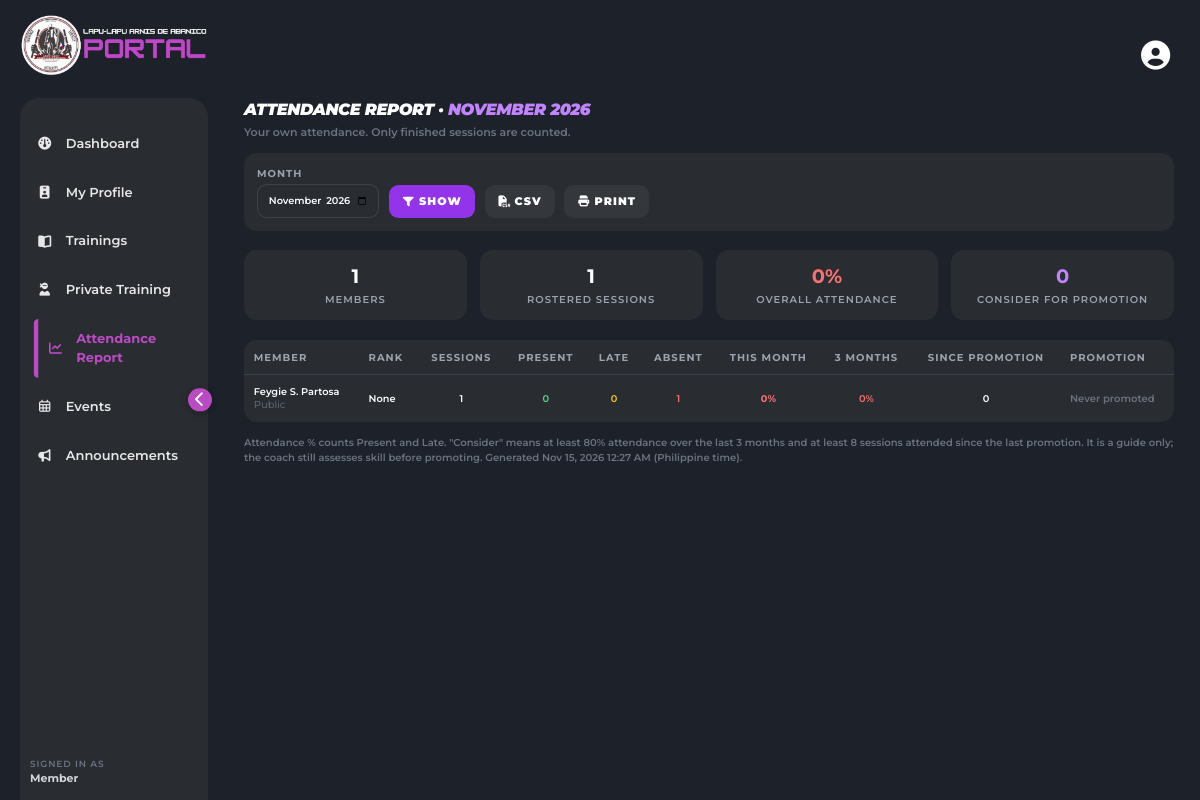
/public/attendance_report.php (signed in), run on the app's committed database.
### tables this page shows
CREATE TABLE `members` (
  `member_id` int(11) NOT NULL,
  `full_name` varchar(100) NOT NULL,
  `dob` date DEFAULT NULL,
  `email` varchar(100) DEFAULT NULL,
  `height` decimal(5,2) DEFAULT NULL,
  `weight` decimal(5,2) DEFAULT NULL,
  `contact_number` varchar(20) DEFAULT NULL,
  `address` varchar(255) DEFAULT NULL,
  `affiliated_school` varchar(150) DEFAULT NULL,
  `guardian_name` varchar(100) DEFAULT NULL,
  `guardian_contact` varchar(20) DEFAULT NULL,
  `payment_notes` varchar(255) DEFAULT NULL,
  `rank` enum('None','I. White Belt','II. Yellow Belt','III. Green Belt','IV. Blue Belt','V. Brown Belt','VI. Black Belt','1st Degree- Junior Instructor','2nd Degree- Junior Instructor','3rd Degree- Instructor','4th Degree- Instructor','5th Degree- Senior Instructor','6th Degree- Senior Instructor','7th Degree- Junior Master','8th Degree- Master','9th Degree- Senior Master','VII. Red Belt','10th Degree- Grandmaster','11th Degree- Senior Grandmaster','12th Degree- Superior Grandmaster') NOT NULL DEFAULT 'None',
  `official_rank` enum('None','I. White Belt','II. Yellow Belt','III. Green Belt','IV. Blue Belt','V. Brown Belt','VI. Black Belt','VII. Red Belt','1st Degree- Junior Instructor','2nd Degree- Junior Instructor','3rd Degree- Instructor','4th Degree- Instructor','5th Degree- Senior Instructor','6th Degree- Senior Instructor','7th Degree- Junior Master','8th Degree- Master','9th Degree- Senior Master','10th Degree- Grandmaster','11th Degree- Senior Grandmaster','12th Degree- Superior Grandmaster') NOT NULL DEFAULT 'None',
  `rank_verification_status` enum('Pending Verification','More Evidence Required','Assessment Required','Verified','Not Verified') NOT NULL DEFAULT 'Pending Verification',
  `rank_verified_by` int(11) DEFAULT NULL,
  `rank_verified_at` datetime DEFAULT NULL,
  `rank_verification_notes` text DEFAULT NULL,
  `member_type` enum('Head Coach','Coach','Player') NOT NULL DEFAULT 'Player',
  `player_category` enum('Public','Private','Mixed') NOT NULL DEFAULT 'Public',
  `training_preference` enum('Group','Private','Flexible') NOT NULL DEFAULT 'Group',
  `status` enum('Active','Inactive','On Leave') DEFAULT 'Active',
  `profile_img` varchar(255) DEFAULT NULL,
  `created_by` int(11) DEFAULT NULL,
  `updated_by` int(11) DEFAULT NULL,
  `created_at` datetime DEFAULT current_timestamp(),
  `updated_at` datetime DEFAULT current_timestamp() ON UPDATE current_timestamp(),
  `is_voided` tinyint(1) DEFAULT 0,
  `voided_at` datetime DEFAULT NULL,
  `voided_by` int(11) DEFAULT NULL,
  `void_reason` varchar(255) DEFAULT NULL,
  `face_descriptor` text DEFAULT NULL
);

### htdocs/includes/authorize.php (called while the page is built, shortened)
<?php
if (!function_exists('currentUserRole')) {
    function currentUserRole(): ?string
    {
        return isset($_SESSION['role']) ? (string)$_SESSION['role'] : null;
    }
}

### htdocs/public/attendance_report.php (the view, shortened to what this page needs)
<?php
require_once __DIR__ . '/../includes/authorize.php';
$role = currentUserRole() ?? '';
function arE($v): string
{
    return htmlspecialchars((string)$v, ENT_QUOTES | ENT_SUBSTITUTE, 'UTF-8');
}
$tz = new DateTimeZone('Asia/Manila');
$now = new DateTimeImmutable('now', $tz);
$monthRaw = isset($_GET['month']) && is_string($_GET['month']) ? $_GET['month'] : '';
$monthStart = preg_match('/^\d{4}-(0[1-9]|1[0-2])$/', $monthRaw) === 1
    ? new DateTimeImmutable($monthRaw . '-01', $tz)
    : $now->modify('first day of this month')->setTime(0, 0);
$monthEnd = $monthStart->modify('last day of this month');
$quarterStart = $monthStart->modify('-2 months');
$monthValue = $monthStart->format('Y-m');
$search = isset($_GET['q']) && is_string($_GET['q']) ? mb_substr(trim($_GET['q']), 0, 100) : '';
$rows = [];
$scopeNote = '';
try {
    $db = (new Database())->connect();
    $finished = "(t.training_date < :today1 OR (t.training_date = :today2
                  AND COALESCE(t.end_time, ADDTIME(t.start_time, '03:00:00'), '23:59:59') <= :nowtime))";
    $attended = "a.status IN ('Present', 'Late')";
    $inMonth = 't.training_date BETWEEN :ms1 AND :me1';
    $where = ['m.is_voided = 0'];
    $params = [
        ':today1' => $now->format('Y-m-d'),
        ':today2' => $now->format('Y-m-d'),
        ':nowtime' => $now->format('H:i:s'),
        ':ms1' => $monthStart->format('Y-m-d'), ':me1' => $monthEnd->format('Y-m-d'),
        ':ms2' => $monthStart->format('Y-m-d'), ':me2' => $monthEnd->format('Y-m-d'),
        ':ms3' => $monthStart->format('Y-m-d'), ':me3' => $monthEnd->format('Y-m-d'),
        ':ms4' => $monthStart->format('Y-m-d'), ':me4' => $monthEnd->format('Y-m-d'),
        ':qs1' => $quarterStart->format('Y-m-d'), ':qe1' => $monthEnd->format('Y-m-d'),
        ':qs2' => $quarterStart->format('Y-m-d'), ':qe2' => $monthEnd->format('Y-m-d'),
    ];
    if ($role === 'Member') {
        $where[] = 'm.member_id = :self';
        $params[':self'] = resolveSessionMemberId($db);
        $scopeNote = 'Your own attendance.';
    } else {
        $where[] = "(m.member_type = 'Player' OR m.member_id IN (SELECT a3.member_id FROM attendance a3 WHERE a3.is_voided = 0))";
        $scopeNote = 'All players.';
    }
    $sql = "
        SELECT m.member_id, m.full_name, m.rank, m.player_category, m.status, rh.last_promo,
               COALESCE(SUM(t.training_id IS NOT NULL AND {$inMonth}), 0) AS m_total,
               COALESCE(SUM(t.training_id IS NOT NULL AND t.training_date BETWEEN :ms2 AND :me2 AND a.status = 'Present'), 0) AS m_present,
               COALESCE(SUM(t.training_id IS NOT NULL AND t.training_date BETWEEN :ms3 AND :me3 AND a.status = 'Late'), 0) AS m_late,
               COALESCE(SUM(t.training_id IS NOT NULL AND t.training_date BETWEEN :ms4 AND :me4 AND a.status = 'Absent'), 0) AS m_absent,
               COALESCE(SUM(t.training_id IS NOT NULL AND t.training_date BETWEEN :qs1 AND :qe1), 0) AS q_total,
               COALESCE(SUM(t.training_id IS NOT NULL AND t.training_date BETWEEN :qs2 AND :qe2 AND {$attended}), 0) AS q_attended,
               COALESCE(SUM(t.training_id IS NOT NULL AND {$attended}
                            AND (rh.last_promo IS NULL OR t.training_date > DATE(rh.last_promo))), 0) AS since_promo
        FROM members m
        LEFT JOIN (SELECT member_id, MAX(promoted_at) AS last_promo FROM rank_history GROUP BY member_id) rh
               ON rh.member_id = m.member_id
        LEFT JOIN attendance a ON a.member_id = m.member_id AND a.is_voided = 0
        LEFT JOIN trainings t ON t.training_id = a.training_id AND t.is_voided = 0 AND {$finished}
        WHERE " . implode(' AND ', $where) . "
        GROUP BY m.member_id, m.full_name, m.rank, m.player_category, m.status, rh.last_promo
        ORDER BY m.full_name ASC";
    $stmt = $db->prepare($sql);
    $stmt->execute($params);
    foreach ($stmt->fetchAll(PDO::FETCH_ASSOC) ?: [] as $r) {
        $mTotal = (int)$r['m_total'];
        $qTotal = (int)$r['q_total'];
        $r['m_rate'] = $mTotal > 0 ? (int)round(((int)$r['m_present'] + (int)$r['m_late']) * 100 / $mTotal) : null;
        $r['q_rate'] = $qTotal > 0 ? (int)round((int)$r['q_attended'] * 100 / $qTotal) : null;
        $r['review'] = $r['q_rate'] !== null && $r['q_rate'] >= AR_REVIEW_MIN_RATE
            && (int)$r['since_promo'] >= AR_REVIEW_MIN_SESSIONS;
        $rows[] = $r;
    }
} catch (Throwable $e) {
    error_log('attendance_report.php error: ' . $e->getMessage());
    $loadError = 'The attendance report is not available right now. Please reload the page.';
}
$totals = ['sessions' => 0, 'attended' => 0, 'review' => 0];
foreach ($rows as $r) {
    $totals['sessions'] += (int)$r['m_total'];
    $totals['attended'] += (int)$r['m_present'] + (int)$r['m_late'];
    $totals['review'] += $r['review'] ? 1 : 0;
}
$overallRate = $totals['sessions'] > 0 ? (int)round($totals['attended'] * 100 / $totals['sessions']) : null;
$canOpenProfiles = $role !== 'Member';
$rateClass = static function (?int $rate): string {
    if ($rate === null) {
        return 'text-gray-500';
    }
    return $rate >= AR_REVIEW_MIN_RATE ? 'text-green-400' : ($rate >= 50 ? 'text-yellow-400' : 'text-red-400');
};
?>
<!DOCTYPE html>
<html lang="en" class="text-[13px]">
<head>
    <script src="https://cdn.tailwindcss.com"></script>
    <link rel="stylesheet" href="https://cdnjs.cloudflare.com/ajax/libs/font-awesome/7.0.1/css/all.min.css">
    <link rel="stylesheet" href="css/sidebar.css">
    <link rel="stylesheet" href="css/style.css">
</head>
<body class="text-white bg-dark-purple overflow-x-hidden">
    <div class="flex">
        <?php include_once "../includes/sidebar.php"; ?>
        <main id="page" class="flex-1 p-4 sm:p-6 lg:p-8 h-screen overflow-y-auto opacity-0 translate-x-8 transition-all duration-500 ease-out">
            <div class="no-print"><?php include_once "../includes/header.php"; ?></div>
            <div class="flex flex-col sm:flex-row sm:items-end justify-between gap-2 mb-4">
                <div>
                    <h1 class="text-xl font-black uppercase italic tracking-tight">Attendance Report · <span class="text-purple-400"><?= arE($monthStart->format('F Y')) ?></span></h1>
                    <p class="text-[11px] text-gray-500 mt-1"><?= arE($scopeNote) ?> Only finished sessions are counted.</p>
                </div>
            </div>
            <form method="GET" class="card-bg rounded-2xl p-4 mb-6 flex flex-col sm:flex-row flex-wrap items-stretch sm:items-end gap-3 no-print">
                <label class="flex flex-col gap-1">
                    <span class="text-[10px] uppercase tracking-widest text-gray-400 font-bold">Month</span>
                    <input type="month" name="month" value="<?= arE($monthValue) ?>" max="<?= arE($now->format('Y-m')) ?>" class="card-bg border border-white/10 rounded-xl px-3 py-2.5 text-xs outline-none">
                </label>
                <button class="bg-purple-600 hover:bg-purple-500 px-4 py-2.5 rounded-xl text-[11px] font-black uppercase tracking-widest"><i class="fas fa-filter mr-1"></i>Show</button>
                <a href="?<?= arE(http_build_query(['month' => $monthValue, 'q' => $search, 'export' => 'csv'])) ?>" class="bg-white/5 hover:bg-white/10 px-4 py-2.5 rounded-xl text-[11px] font-black uppercase tracking-widest text-center"><i class="fas fa-file-csv mr-1"></i>CSV</a>
                <button type="button" onclick="window.print()" class="bg-white/5 hover:bg-white/10 px-4 py-2.5 rounded-xl text-[11px] font-black uppercase tracking-widest"><i class="fas fa-print mr-1"></i>Print</button>
            </form>
            <div class="grid grid-cols-2 lg:grid-cols-4 gap-3 sm:gap-4 mb-6">
                <div class="card-bg p-4 rounded-2xl text-center">
                    <div class="text-2xl font-bold"><?= count($rows) ?></div>
                    <div class="text-[10px] text-gray-400 uppercase tracking-widest mt-1">Members</div>
                </div>
                <div class="card-bg p-4 rounded-2xl text-center">
                    <div class="text-2xl font-bold"><?= (int)$totals['sessions'] ?></div>
                    <div class="text-[10px] text-gray-400 uppercase tracking-widest mt-1">Rostered Sessions</div>
                </div>
                <div class="card-bg p-4 rounded-2xl text-center">
                    <div class="text-2xl font-bold <?= $rateClass($overallRate) ?>"><?= $overallRate === null ? '—' : $overallRate . '%' ?></div>
                    <div class="text-[10px] text-gray-400 uppercase tracking-widest mt-1">Overall Attendance</div>
                </div>
                <div class="card-bg p-4 rounded-2xl text-center">
                    <div class="text-2xl font-bold text-purple-400"><?= (int)$totals['review'] ?></div>
                    <div class="text-[10px] text-gray-400 uppercase tracking-widest mt-1">Consider for Promotion</div>
                </div>
            </div>
            <div class="card-bg rounded-2xl overflow-hidden">
                <div class="overflow-x-auto">
                    <table class="w-full text-left border-collapse">
                        <thead class="text-gray-400 text-[10px] uppercase tracking-widest border-b border-gray-700">
                            <tr>
                                <th class="p-3 whitespace-nowrap">Member</th>
                                <th class="p-3 whitespace-nowrap">Rank</th>
                                <th class="p-3 text-center">Sessions</th>
                                <th class="p-3 text-center">Present</th>
                                <th class="p-3 text-center">Late</th>
                                <th class="p-3 text-center">Absent</th>
                                <th class="p-3 text-center whitespace-nowrap">This Month</th>
                                <th class="p-3 text-center whitespace-nowrap">3 Months</th>
                                <th class="p-3 text-center whitespace-nowrap">Since Promotion</th>
                                <th class="p-3 whitespace-nowrap">Promotion</th>
                            </tr>
                        </thead>
                        <tbody class="text-xs">
                            <?php foreach ($rows as $r): ?>
                                <tr class="border-b border-gray-800/70 hover:bg-white/5 transition">
                                    <td class="p-3 font-semibold">
                                        <?php if ($canOpenProfiles): ?>
                                            <a href="member_profile.php?id=<?= (int)$r['member_id'] ?>" class="hover:text-purple-300"><?= arE($r['full_name']) ?></a>
                                        <?php else: ?>
                                            <?= arE($r['full_name']) ?>
                                        <?php endif; ?>
                                        <div class="text-[10px] text-gray-500 font-normal"><?= arE($r['player_category']) ?><?= $r['status'] !== 'Active' ? ' · ' . arE($r['status']) : '' ?></div>
                                    </td>
                                    <td class="p-3 whitespace-nowrap"><?= arE($r['rank']) ?></td>
                                    <td class="p-3 text-center"><?= (int)$r['m_total'] ?></td>
                                    <td class="p-3 text-center text-green-400"><?= (int)$r['m_present'] ?></td>
                                    <td class="p-3 text-center text-yellow-400"><?= (int)$r['m_late'] ?></td>
                                    <td class="p-3 text-center text-red-400"><?= (int)$r['m_absent'] ?></td>
                                    <td class="p-3 text-center font-bold <?= $rateClass($r['m_rate']) ?>"><?= $r['m_rate'] === null ? '—' : $r['m_rate'] . '%' ?></td>
                                    <td class="p-3 text-center <?= $rateClass($r['q_rate']) ?>"><?= $r['q_rate'] === null ? '—' : $r['q_rate'] . '%' ?></td>
                                    <td class="p-3 text-center"><?= (int)$r['since_promo'] ?></td>
                                    <td class="p-3 whitespace-nowrap">
                                        <div class="text-[10px] text-gray-500"><?= $r['last_promo'] ? 'Last: ' . arE(date('M j, Y', strtotime((string)$r['last_promo']))) : 'Never promoted' ?></div>
                                    </td>
                                </tr>
                            <?php endforeach; ?>
                        </tbody>
                    </table>
                </div>
            </div>
            <p class="text-[10px] text-gray-500 mt-4">
                Attendance % counts Present and Late. "Consider" means at least <?= AR_REVIEW_MIN_RATE ?>% attendance over the last 3 months
                and at least <?= AR_REVIEW_MIN_SESSIONS ?> sessions attended since the last promotion. It is a guide only; the coach still assesses skill before promoting.
                Generated <?= arE($now->format('M j, Y g:i A')) ?> (Philippine time).
            </p>
        </main>
    </div>
</body>
</html>

### data on the page
members: full_name "Feygie S. Partosa", player_category "Public", rank "None", m_total "1", m_present "0", m_late "0", m_absent "1", m_rate "0", q_rate "0", since_promo "0"

### other printed values
$label "Dashboard"
$label "My Profile"
$label "Trainings"
$label "Private Training"
$label "Attendance Report"
$label "Events"
$label "Announcements"
$userRoleLabel "Member"
arE($monthStart->format('F Y')) "NOVEMBER 2026"
arE($scopeNote) "Your own attendance."
count($rows) "1"
$totals['sessions'] "1"
$overallRate "0"
$totals['review'] "0"
AR_REVIEW_MIN_RATE "80"
